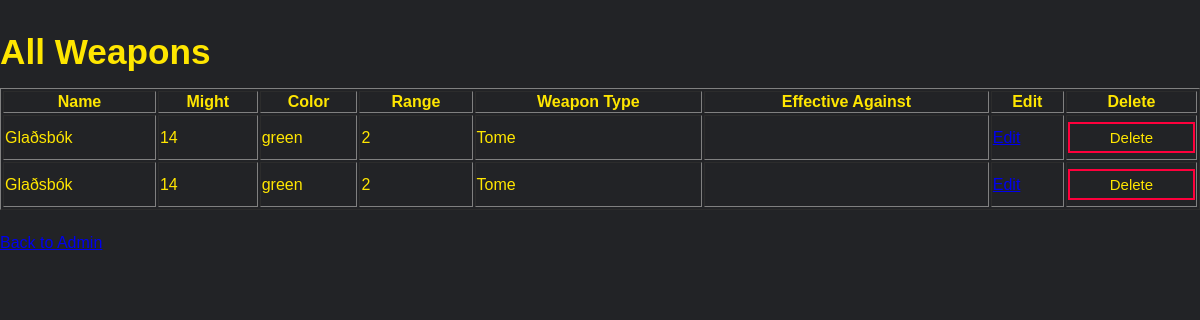
Screenshot of /admin/weapons with the database file from the repository.
### tables this page shows
CREATE TABLE weapons (
    id INTEGER PRIMARY KEY AUTOINCREMENT,
    name TEXT NOT NULL,
    might INTEGER NOT NULL,
    color TEXT,
    range INTEGER,
    weapon_type TEXT,
    effective_against TEXT, -- comma-separated types
    image_url TEXT
);

### web/routes.py (the view)
@main.route('/admin/weapons')
def weapon_list():
    from simulator.data_loader import get_all_weapons
    weapons = get_all_weapons()
    return render_template('weapon_list.html', weapons=weapons)

### simulator/data_loader.py (called while the page is built)
def get_all_weapons():
    db = FEHDatabase()
    weapons = db.get_all_weapons()
    db.close()
    return weapons

    def _init_schema(self):
        with open(SCHEMA_PATH, "r", encoding="utf-8") as f:
            schema = f.read()
        self.conn.executescript(schema)
        self.conn.commit()

    def get_all_weapons(self):
        cur = self.conn.execute('SELECT * FROM weapons ORDER BY name ASC')
        return [dict(row) for row in cur.fetchall()]

    def close(self):
        self.conn.close()

### templates/weapon_list.html (shortened to what this page needs)
<!DOCTYPE html>
<html lang="en">
<head>
  <link rel="stylesheet" href="{{ url_for('static', filename='css/styles.css') }}">
</head>
<body>
  <h1>All Weapons</h1>
  <table border="1" style="width:100%;margin-bottom:24px;">
    <thead>
      <tr>
        <th>Name</th>
        <th>Might</th>
        <th>Color</th>
        <th>Range</th>
        <th>Weapon Type</th>
        <th>Effective Against</th>
        <th>Edit</th>
        <th>Delete</th>
      </tr>
    </thead>
    <tbody>
      {% for weapon in weapons %}
      <tr>
        <td>{{ weapon.name }}</td>
        <td>{{ weapon.might }}</td>
        <td>{{ weapon.color }}</td>
        <td>{{ weapon.range }}</td>
        <td>{{ weapon.weapon_type }}</td>
        <td>{{ weapon.effective_against }}</td>
        <td><a href="/admin/edit/weapon/{{ weapon.name }}">Edit</a></td>
        <td>
          <form method="POST" action="/admin/delete/weapon/{{ weapon.name }}" style="display:inline;">
            <button type="submit" onclick="return confirm('Delete weapon {{ weapon.name }}?');">Delete</button>
          </form>
        </td>
      </tr>
      {% endfor %}
    </tbody>
  </table>
  <a href="/admin">Back to Admin</a>
</body>
</html>

### static/css/styles.css (style rules this page uses)
body { font-family: Arial, sans-serif; margin: 0; background-color: #222326; color: #ffe600; }
h1 { color: #ffe600; font-size: 2.2em; margin-top: 32px; margin-bottom: 16px; }
select, button { margin: 5px 0; padding: 5px; font-size: 15px; width: 100%; box-sizing: border-box; background: #222326; color: #ffe600; border: 2px solid #ff003c; }

### rows the page displays
weapons: name "Glaðsbók", might "14", color "green", range "2", weapon_type "Tome"
weapons: name "Glaðsbók", might "14", color "green", range "2", weapon_type "Tome"
